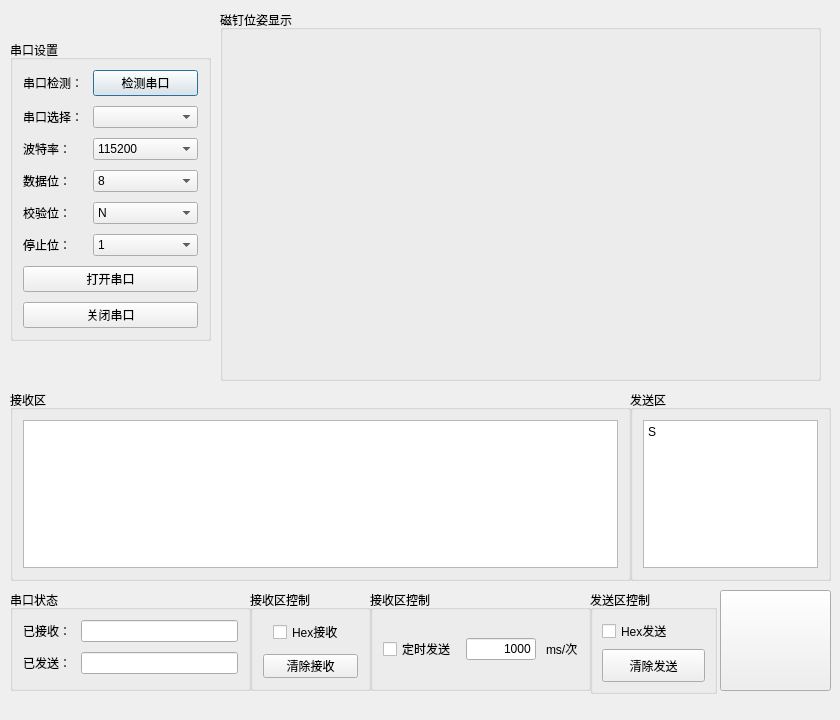
<?xml version="1.0" encoding="UTF-8"?>
<ui version="4.0">
 <class>Form</class>
 <widget class="QWidget" name="Form">
  <property name="geometry">
   <rect>
    <x>0</x>
    <y>0</y>
    <width>840</width>
    <height>720</height>
   </rect>
  </property>
  <property name="windowTitle">
   <string>Form</string>
  </property>
  <widget class="QGroupBox" name="formGroupBox">
   <property name="geometry">
    <rect>
     <x>10</x>
     <y>40</y>
     <width>201</width>
     <height>301</height>
    </rect>
   </property>
   <property name="title">
    <string>串口设置</string>
   </property>
   <layout class="QFormLayout" name="formLayout">
    <property name="horizontalSpacing">
     <number>10</number>
    </property>
    <property name="verticalSpacing">
     <number>10</number>
    </property>
    <property name="leftMargin">
     <number>10</number>
    </property>
    <property name="topMargin">
     <number>10</number>
    </property>
    <property name="rightMargin">
     <number>10</number>
    </property>
    <property name="bottomMargin">
     <number>10</number>
    </property>
    <item row="0" column="0">
     <widget class="QLabel" name="s1__lb_1">
      <property name="text">
       <string>串口检测：</string>
      </property>
     </widget>
    </item>
    <item row="0" column="1">
     <widget class="QPushButton" name="s1__box_1">
      <property name="text">
       <string>检测串口</string>
      </property>
      <property name="autoRepeatInterval">
       <number>100</number>
      </property>
      <property name="default">
       <bool>true</bool>
      </property>
     </widget>
    </item>
    <item row="1" column="0">
     <widget class="QLabel" name="s1__lb_2">
      <property name="text">
       <string>串口选择：</string>
      </property>
     </widget>
    </item>
    <item row="1" column="1">
     <widget class="QComboBox" name="s1__box_2"/>
    </item>
    <item row="2" column="0">
     <widget class="QLabel" name="s1__lb_3">
      <property name="text">
       <string>波特率：</string>
      </property>
     </widget>
    </item>
    <item row="2" column="1">
     <widget class="QComboBox" name="s1__box_3">
      <item>
       <property name="text">
        <string>115200</string>
       </property>
      </item>
      <item>
       <property name="text">
        <string>2400</string>
       </property>
      </item>
      <item>
       <property name="text">
        <string>4800</string>
       </property>
      </item>
      <item>
       <property name="text">
        <string>9600</string>
       </property>
      </item>
      <item>
       <property name="text">
        <string>14400</string>
       </property>
      </item>
      <item>
       <property name="text">
        <string>19200</string>
       </property>
      </item>
      <item>
       <property name="text">
        <string>38400</string>
       </property>
      </item>
      <item>
       <property name="text">
        <string>57600</string>
       </property>
      </item>
      <item>
       <property name="text">
        <string>76800</string>
       </property>
      </item>
      <item>
       <property name="text">
        <string>12800</string>
       </property>
      </item>
      <item>
       <property name="text">
        <string>230400</string>
       </property>
      </item>
      <item>
       <property name="text">
        <string>460800</string>
       </property>
      </item>
     </widget>
    </item>
    <item row="3" column="0">
     <widget class="QLabel" name="s1__lb_4">
      <property name="text">
       <string>数据位：</string>
      </property>
     </widget>
    </item>
    <item row="3" column="1">
     <widget class="QComboBox" name="s1__box_4">
      <item>
       <property name="text">
        <string>8</string>
       </property>
      </item>
      <item>
       <property name="text">
        <string>7</string>
       </property>
      </item>
      <item>
       <property name="text">
        <string>6</string>
       </property>
      </item>
      <item>
       <property name="text">
        <string>5</string>
       </property>
      </item>
     </widget>
    </item>
    <item row="4" column="0">
     <widget class="QLabel" name="s1__lb_5">
      <property name="text">
       <string>校验位：</string>
      </property>
     </widget>
    </item>
    <item row="4" column="1">
     <widget class="QComboBox" name="s1__box_5">
      <item>
       <property name="text">
        <string>N</string>
       </property>
      </item>
     </widget>
    </item>
    <item row="5" column="0">
     <widget class="QLabel" name="s1__lb_6">
      <property name="text">
       <string>停止位：</string>
      </property>
     </widget>
    </item>
    <item row="5" column="1">
     <widget class="QComboBox" name="s1__box_6">
      <item>
       <property name="text">
        <string>1</string>
       </property>
      </item>
     </widget>
    </item>
    <item row="6" column="0" colspan="2">
     <widget class="QPushButton" name="open_button">
      <property name="text">
       <string>打开串口</string>
      </property>
      <property name="icon">
       <iconset>
        <normaloff>../images/start.png</normaloff>../images/start.png</iconset>
      </property>
     </widget>
    </item>
    <item row="7" column="0" colspan="2">
     <widget class="QPushButton" name="close_button">
      <property name="text">
       <string>关闭串口</string>
      </property>
      <property name="icon">
       <iconset>
        <normaloff>../images/stop.png</normaloff>../images/stop.png</iconset>
      </property>
     </widget>
    </item>
   </layout>
  </widget>
  <widget class="QGroupBox" name="verticalGroupBox">
   <property name="geometry">
    <rect>
     <x>10</x>
     <y>390</y>
     <width>621</width>
     <height>191</height>
    </rect>
   </property>
   <property name="title">
    <string>接收区</string>
   </property>
   <layout class="QVBoxLayout" name="verticalLayout">
    <property name="leftMargin">
     <number>10</number>
    </property>
    <property name="topMargin">
     <number>10</number>
    </property>
    <property name="rightMargin">
     <number>10</number>
    </property>
    <property name="bottomMargin">
     <number>10</number>
    </property>
    <item>
     <widget class="QTextBrowser" name="s2__receive_text"/>
    </item>
   </layout>
  </widget>
  <widget class="QGroupBox" name="verticalGroupBox_2">
   <property name="geometry">
    <rect>
     <x>630</x>
     <y>390</y>
     <width>201</width>
     <height>191</height>
    </rect>
   </property>
   <property name="title">
    <string>发送区</string>
   </property>
   <layout class="QGridLayout" name="gridLayout">
    <property name="leftMargin">
     <number>10</number>
    </property>
    <property name="topMargin">
     <number>10</number>
    </property>
    <property name="rightMargin">
     <number>10</number>
    </property>
    <property name="bottomMargin">
     <number>10</number>
    </property>
    <item row="1" column="0">
     <widget class="QTextEdit" name="s3__send_text">
      <property name="html">
       <string>&lt;!DOCTYPE HTML PUBLIC &quot;-//W3C//DTD HTML 4.0//EN&quot; &quot;http://www.w3.org/TR/REC-html40/strict.dtd&quot;&gt;
&lt;html&gt;&lt;head&gt;&lt;meta name=&quot;qrichtext&quot; content=&quot;1&quot; /&gt;&lt;style type=&quot;text/css&quot;&gt;
p, li { white-space: pre-wrap; }
&lt;/style&gt;&lt;/head&gt;&lt;body style=&quot; font-family:'SimSun'; font-size:9pt; font-weight:400; font-style:normal;&quot;&gt;
&lt;p style=&quot; margin-top:0px; margin-bottom:0px; margin-left:0px; margin-right:0px; -qt-block-indent:0; text-indent:0px;&quot;&gt;S&lt;/p&gt;&lt;/body&gt;&lt;/html&gt;</string>
      </property>
     </widget>
    </item>
   </layout>
  </widget>
  <widget class="QPushButton" name="s3__send_button">
   <property name="geometry">
    <rect>
     <x>720</x>
     <y>590</y>
     <width>111</width>
     <height>101</height>
    </rect>
   </property>
   <property name="text">
    <string/>
   </property>
   <property name="icon">
    <iconset>
     <normaloff>../images/send.png</normaloff>../images/send.png</iconset>
   </property>
   <property name="iconSize">
    <size>
     <width>45</width>
     <height>45</height>
    </size>
   </property>
  </widget>
  <widget class="QGroupBox" name="formGroupBox">
   <property name="geometry">
    <rect>
     <x>10</x>
     <y>590</y>
     <width>241</width>
     <height>101</height>
    </rect>
   </property>
   <property name="title">
    <string>串口状态</string>
   </property>
   <layout class="QFormLayout" name="formLayout_2">
    <property name="horizontalSpacing">
     <number>10</number>
    </property>
    <property name="verticalSpacing">
     <number>10</number>
    </property>
    <property name="leftMargin">
     <number>10</number>
    </property>
    <property name="topMargin">
     <number>10</number>
    </property>
    <property name="rightMargin">
     <number>10</number>
    </property>
    <property name="bottomMargin">
     <number>10</number>
    </property>
    <item row="0" column="0">
     <widget class="QLabel" name="label">
      <property name="text">
       <string>已接收：</string>
      </property>
     </widget>
    </item>
    <item row="1" column="0">
     <widget class="QLabel" name="label_2">
      <property name="text">
       <string>已发送：</string>
      </property>
     </widget>
    </item>
    <item row="0" column="1">
     <widget class="QLineEdit" name="lineEdit"/>
    </item>
    <item row="1" column="1">
     <widget class="QLineEdit" name="lineEdit_2"/>
    </item>
   </layout>
  </widget>
  <widget class="QLabel" name="state_label">
   <property name="geometry">
    <rect>
     <x>510</x>
     <y>690</y>
     <width>321</width>
     <height>21</height>
    </rect>
   </property>
   <property name="text">
    <string/>
   </property>
   <property name="textFormat">
    <enum>Qt::AutoText</enum>
   </property>
   <property name="scaledContents">
    <bool>true</bool>
   </property>
   <property name="alignment">
    <set>Qt::AlignRight|Qt::AlignTrailing|Qt::AlignVCenter</set>
   </property>
  </widget>
  <widget class="QGroupBox" name="formGroupBox_2">
   <property name="geometry">
    <rect>
     <x>250</x>
     <y>590</y>
     <width>121</width>
     <height>101</height>
    </rect>
   </property>
   <property name="title">
    <string>接收区控制</string>
   </property>
   <layout class="QFormLayout" name="formLayout_3">
    <property name="horizontalSpacing">
     <number>10</number>
    </property>
    <property name="verticalSpacing">
     <number>10</number>
    </property>
    <property name="leftMargin">
     <number>10</number>
    </property>
    <property name="topMargin">
     <number>10</number>
    </property>
    <property name="rightMargin">
     <number>10</number>
    </property>
    <property name="bottomMargin">
     <number>10</number>
    </property>
    <item row="0" column="1">
     <widget class="QCheckBox" name="hex_receive">
      <property name="text">
       <string>Hex接收</string>
      </property>
     </widget>
    </item>
    <item row="1" column="0" colspan="2">
     <widget class="QPushButton" name="s2__clear_button">
      <property name="text">
       <string>清除接收</string>
      </property>
      <property name="icon">
       <iconset>
        <normaloff>../images/clean_receive.png</normaloff>../images/clean_receive.png</iconset>
      </property>
      <property name="iconSize">
       <size>
        <width>25</width>
        <height>25</height>
       </size>
      </property>
     </widget>
    </item>
   </layout>
  </widget>
  <widget class="QGroupBox" name="formGroupBox_3">
   <property name="geometry">
    <rect>
     <x>370</x>
     <y>590</y>
     <width>221</width>
     <height>101</height>
    </rect>
   </property>
   <property name="title">
    <string>接收区控制</string>
   </property>
   <layout class="QGridLayout" name="gridLayout_2">
    <property name="leftMargin">
     <number>10</number>
    </property>
    <property name="topMargin">
     <number>10</number>
    </property>
    <property name="rightMargin">
     <number>10</number>
    </property>
    <property name="bottomMargin">
     <number>10</number>
    </property>
    <property name="spacing">
     <number>10</number>
    </property>
    <item row="0" column="0">
     <widget class="QCheckBox" name="timer_send_cb">
      <property name="text">
       <string>定时发送</string>
      </property>
     </widget>
    </item>
    <item row="0" column="2">
     <widget class="QLineEdit" name="lineEdit_3">
      <property name="text">
       <string>1000</string>
      </property>
      <property name="alignment">
       <set>Qt::AlignRight|Qt::AlignTrailing|Qt::AlignVCenter</set>
      </property>
     </widget>
    </item>
    <item row="0" column="3">
     <widget class="QLabel" name="dw">
      <property name="text">
       <string>ms/次</string>
      </property>
     </widget>
    </item>
   </layout>
  </widget>
  <widget class="QGroupBox" name="formGroupBox_4">
   <property name="geometry">
    <rect>
     <x>590</x>
     <y>590</y>
     <width>127</width>
     <height>104</height>
    </rect>
   </property>
   <property name="title">
    <string>发送区控制</string>
   </property>
   <layout class="QGridLayout" name="gridLayout_3">
    <item row="2" column="0">
     <widget class="QPushButton" name="s3__clear_button">
      <property name="maximumSize">
       <size>
        <width>16777215</width>
        <height>16777213</height>
       </size>
      </property>
      <property name="text">
       <string>清除发送</string>
      </property>
      <property name="icon">
       <iconset>
        <normaloff>../images/clear.png</normaloff>../images/clear.png</iconset>
      </property>
      <property name="iconSize">
       <size>
        <width>30</width>
        <height>30</height>
       </size>
      </property>
     </widget>
    </item>
    <item row="1" column="0">
     <widget class="QCheckBox" name="hex_send">
      <property name="text">
       <string>Hex发送</string>
      </property>
     </widget>
    </item>
   </layout>
  </widget>
  <widget class="QGroupBox" name="groupBox">
   <property name="geometry">
    <rect>
     <x>220</x>
     <y>10</y>
     <width>601</width>
     <height>371</height>
    </rect>
   </property>
   <property name="title">
    <string>磁钉位姿显示</string>
   </property>
   <widget class="QWidget" name="widget" native="true">
    <property name="geometry">
     <rect>
      <x>0</x>
      <y>20</y>
      <width>601</width>
      <height>351</height>
     </rect>
    </property>
   </widget>
  </widget>
  <zorder>verticalGroupBox</zorder>
  <zorder>verticalGroupBox_2</zorder>
  <zorder>formGroupBox</zorder>
  <zorder>s3__send_button</zorder>
  <zorder>formGroupBox</zorder>
  <zorder>state_label</zorder>
  <zorder>formGroupBox_2</zorder>
  <zorder>formGroupBox_3</zorder>
  <zorder>formGroupBox_4</zorder>
  <zorder>groupBox</zorder>
 </widget>
 <resources/>
 <connections/>
</ui>
